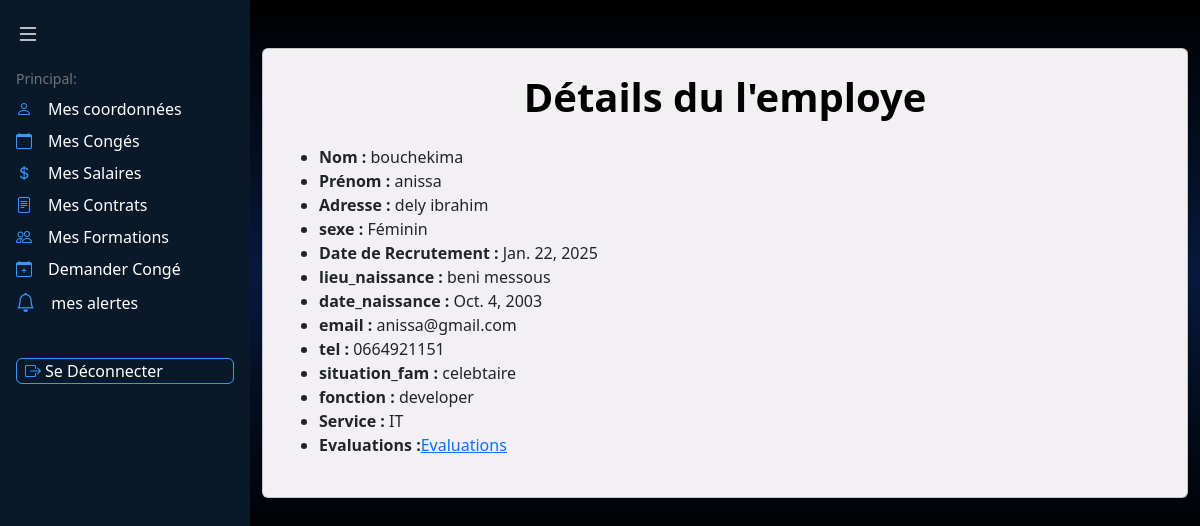
The page /coordonnees_employe/ (signed in) on the database its author committed.
### appRH/models.py (models this page shows, shortened)
class Employe(models.Model):
    user = models.OneToOneField(User, on_delete=models.CASCADE, null=True, blank=True)  # Relier chaque employé à un utilisateur
    nom = models.CharField(max_length=50)
    prenom = models.CharField(max_length=50)
    email = models.EmailField(unique=True)
    tel = models.CharField(max_length=10)  # Ajout d'une validation
    adresse = models.CharField(max_length=100)
    sexe = models.CharField(max_length=10, choices=[('Masculin', 'Masculin'), ('Féminin', 'Féminin')])
    lieu_naissance = models.CharField(max_length=50)
    date_naissance = models.DateField(null=True, blank=True)
    date_recrutement = models.DateField(auto_now_add=True)
    situation_fam = models.CharField(max_length=50)
    fonction = models.CharField(max_length=50)
    service = models.ForeignKey('Service', on_delete=models.CASCADE)

class Service(models.Model):
    code = models.CharField(max_length=10, unique=True)
    nom = models.CharField(max_length=50)
    description = models.TextField()

### appRH/views.py (the view)
# urls.py: path('coordonnees_employe/', views.voir_coordonnees_employe, name='coordonnees_employe'),
@login_required
def voir_coordonnees_employe(request):
    try:
        employe = Employe.objects.get(user=request.user)
        context = {
            'employe': employe,
        }
        return render(request, 'informations_employe.html', context)
    except Employe.DoesNotExist:
        return redirect('home')

### appRH/templates/informations_employe.html (shortened to what this page needs)
<!DOCTYPE html>
            <html lang="en">
                {%load static%}
            <head>
                <link href="https://cdn.jsdelivr.net/npm/bootstrap@5.3.0/dist/css/bootstrap.min.css" rel="stylesheet">
                <link rel="stylesheet" href="https://cdn.jsdelivr.net/npm/bootstrap-icons@1.11.1/font/bootstrap-icons.css">
            </head>
            <body style="background: linear-gradient(to bottom, black 0%, rgb(7, 25, 61) 50%, black 100%);">
                <nav id="sidebar" class="min-vh-100 position-fixed" style="background-color: #0A1929; width: 250px; transition: all 0.3s ease; z-index: 1000;">
                    <button class="btn border-0 p-3 w-100 text-start" id="toggleSidebar">
                        <i class="bi bi-list text-white fs-4"></i>
                    </button>
                    <div class="px-3">
                        <div>
                            <div class="text-secondary small fw-medium mb-2 section-label">Principal:</div>
                            <ul class="nav flex-column gap-2">
                                <li class="nav-item">
                                    <a href="{% url 'coordonnees_employe' %}" class="nav-link text-white p-0 d-flex align-items-center">
                                        <i class="bi bi-person" style="color: #3699FF;"></i>
                                        <span class="ms-3 menu-text">Mes coordonnées</span>
                                    </a>
                                </li>
                                <li class="nav-item">
                                    <a href="{% url 'voir_coordonnees_conges' %}" class="nav-link text-white p-0 d-flex align-items-center">
                                        <i class="bi bi-calendar" style="color: #3699FF;"></i>
                                        <span class="ms-3 menu-text"> Mes Congés</span>
                                    </a>
                                </li>
                                <li class="nav-item">
                                    <a href="{% url 'voir_coordonnees_salaires' %}" class="nav-link text-white p-0 d-flex align-items-center">
                                        <i class="bi bi-currency-dollar" style="color: #3699FF;"></i>
                                        <span class="ms-3 menu-text">Mes Salaires</span>
                                    </a>
                                </li>
                                <li class="nav-item">
                                    <a href="{% url 'voir_coordonnees_contrat' %}" class="nav-link text-white p-0 d-flex align-items-center">
                                        <i class="bi bi-file-text" style="color: #3699FF;"></i>
                                        <span class="ms-3 menu-text">Mes Contrats</span>
                                    </a>
                                </li>
                                <li class="nav-item">
                                    <a href="{% url 'voir_coordonnees_formation' %}" class="nav-link text-white p-0 d-flex align-items-center">
                                        <i class="bi bi-people" style="color: #3699FF;"></i>
                                        <span class="ms-3 menu-text">Mes Formations</span>
                                    </a>
                                </li>
                                <li class="nav-item">
                                    <a href="{% url 'demander_conge' %}" class="nav-link text-white p-0 d-flex align-items-center">
                                        <i class="bi bi-calendar-plus" style="color: #3699FF;"></i>
                                        <span class="ms-3 menu-text">Demander Congé</span>
                                    </a>
                                </li>
                            <li>
                                <a href="{% url 'alertes_contrats' %}" class="nav-link text-white p-0 d-flex align-items-center">
                                    <i class="bi bi-bell" style="color: #3699FF; font-size: 1.2rem;"></i>
                                    <span class="ms-3 menu-text">mes alertes</span>
                                </a>
                        </li>
                 <br>
                                <li class="nav-item">
                              <form method="POST" action="{% url 'logout' %}">
                            <button
                class="nav-link text-white p-0 d-flex align-items-center gap-1 px-2 py-1 rounded w-100"
                style="background-color: #0A1929; border: 1px solid #3699FF; font-size: 1rem; line-height: 1;"
            >
                <i class="bi bi-box-arrow-right" style="color: #3699FF; font-size: 1rem;"></i>
                <span class="menu-text" style="margin-left: 0;">Se Déconnecter</span>
            </button>
                             </form>
                            </li>
                             </ul>
                            </div>
                        </div>
            </nav>
            <div class="flex-grow-1" style="margin-left: 250px; transition: margin-left 0.3s ease;">
                <div class="container py-5">
                   <div class="card shadow-sm p-4" style="background-color : rgb(242, 240, 242);">
                       <h1 class="text-center fw-bold mb-4" style="color: black;">Détails du l'employe</h1>
                       <ul>
                        <li><strong>Nom :</strong>  {{ employe.nom }}</li>
                        <li><strong>Prénom :</strong> {{ employe.prenom }}</li>
                        <li><strong>Adresse :</strong> {{ employe.adresse}}</li>
                        <li><strong>sexe :</strong> {{ employe.sexe}}</li>
                        <li><strong>Date de Recrutement :</strong> {{ employe.date_recrutement }}</li>
                        <li><strong>lieu_naissance :</strong> {{ employe.lieu_naissance}}</li>
                        <li><strong>date_naissance :</strong> {{ employe.date_naissance}}</li>
                        <li><strong>email :</strong> {{ employe.email}}</li>
                        <li><strong>tel :</strong> {{ employe.tel}}</li>
                        <li><strong>situation_fam :</strong> {{ employe.situation_fam}}</li>
                        <li><strong>fonction :</strong> {{ employe.fonction}}</li>
                        <li><strong>Service :</strong> {{ employe.service.nom }}</li>
                        <li><strong>Evaluations :</strong><a href="{% url 'view_employee_evaluations' employe.id  %}" >Evaluations</a></li>
                    </ul>
               </div>
               </div>
                   </body>
                   </html>

### rows shown on the page
Employe: nom "bouchekima", prenom "anissa", adresse "dely ibrahim", sexe "Féminin", date_recrutement "Jan. 22, 2025", lieu_naissance "beni messous", date_naissance "Oct. 4, 2003", email "anissa@gmail.com", tel "0664921151", situation_fam "celebtaire", fonction "developer", service.nom "IT"
